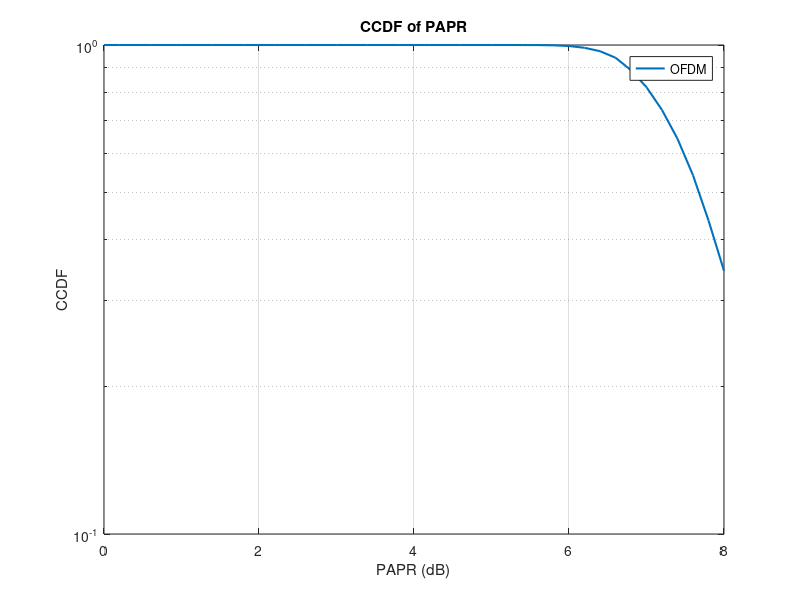
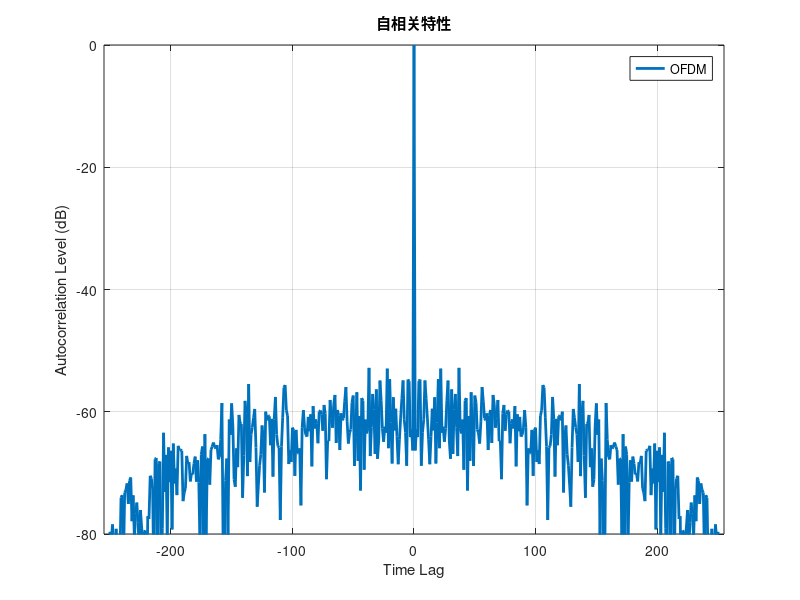

The MATLAB script that drew these images, in order:
%% ============参数=============
N = 256;
Nc = 16;
Nr = N - Nc;
modSC = 'QPSK';
monte = 10000;        % Monte Carlo次数
e = 0.5;              % 通信总能量
thresholds = 0:0.2:8;
alogrithms = {'OFDM', 'OCDM', 'OFDM New-ICF', 'OFDM Varshney'};

papr_OFDM_all = zeros(1, monte);  %记录papr
r_OFDM_acc = zeros(2*N-1,1);      %记录ISL

%% =============函数============
PAPR_fun = @(x) max(abs(x(:)).^2) / mean(abs(x(:)).^2);
FH = @(x) ifft(x)*sqrt(N);

%DFnT matrix
function DFnT_matrix=DFnT(P)
    m=(0:P-1)'*ones(1,P);
    n=ones(P,1)*(0:P-1);

    fresnel_kernel=exp(1j*pi/P*(m-n).^2);
    normalization=(1/sqrt(P))*exp((pi/4)*1j);
    DFnT_matrix=normalization*fresnel_kernel;
end


%% ============monte carlo循环===========
for m = 1:monte

    % ===== 1. 随机子载波划分 =====
    rand_idx = randperm(N);
    idx_comm = sort(rand_idx(1:Nc));
    mask_comm = false(N,1);
    mask_comm(idx_comm) = true;
    idx_radar = find(~mask_comm);

    % ===== 2. 通信码（恒模 = e）=====
    switch upper(modSC)
        case 'BPSK'
            zc_unit = exp(1j*pi*randi([0 1], Nc, 1));
        case 'QPSK'
            bits = randi([0 1], 2*Nc, 1);
            zc_unit = (1/sqrt(2))*((2*(bits(1:2:end)==1)-1) + 1j*(2*(bits(2:2:end)==1)-1));
        otherwise
            error('仅支持 BPSK/QPSK');
    end

    zc = sqrt(e) * zc_unit / sqrt(Nc);   % 恒模 = e

    % ===== 3. 剩余能量计算 =====
    Ec = sum(abs(zc).^2);     % 通信能量
    Er = 1 - Ec;              % 雷达可用能量

    if Er <= 0
        error('e 设置过大，导致无可用雷达能量');
    end

    % ===== 4. 雷达码（自由变量 + 归一化）=====
    zr = randn(Nr,1) + 1j*randn(Nr,1);   % 初始随机
    zr = zr / norm(zr) * sqrt(Er);       % 能量归一化

    % ===== 5. 合成频域信号 =====
    z = zeros(N,1);
    z(idx_comm)  = zc;
    z(idx_radar) = zr;

    x_OFDM = FH(z);
    x_OCDM = DFnT(N)'*z;

    

    % ===== 8. PAPR =====
    papr_OFDM_all(m) = PAPR_fun(x_OFDM);

    r_OFDM_tmp=xcorr(x_OFDM);

    r_OFDM_acc=r_OFDM_acc+r_OFDM_tmp;

end


%% =============CCDF=============
papr_OFDM_dB = 10*log10(papr_OFDM_all);


ccdf_OFDM = arrayfun(@(t) mean(papr_OFDM_dB > t), thresholds);

figure;
semilogy(thresholds, ccdf_OFDM,'LineWidth',1.5);
grid on;
xlabel('PAPR (dB)');
ylabel('CCDF');
title('CCDF of PAPR');
legend('OFDM');

%% ==============xcorr==============
lags=-(N-1):(N-1);
r_avg = r_OFDM_acc / monte;
r0 = r_avg(N);
r_dB = 20*log10(max(abs(r_avg)/max(abs(r0),1e-12),1e-12));
%绘图
figure;
plot(lags, r_dB, 'LineWidth',2);
grid on;
xlabel('Time Lag');
ylabel('Autocorrelation Level (dB)');
title('自相关特性');
ylim([-80 0]);   % 可根据旁瓣大小调整
xlim([-(N-1) N-1]);
legend('OFDM');
